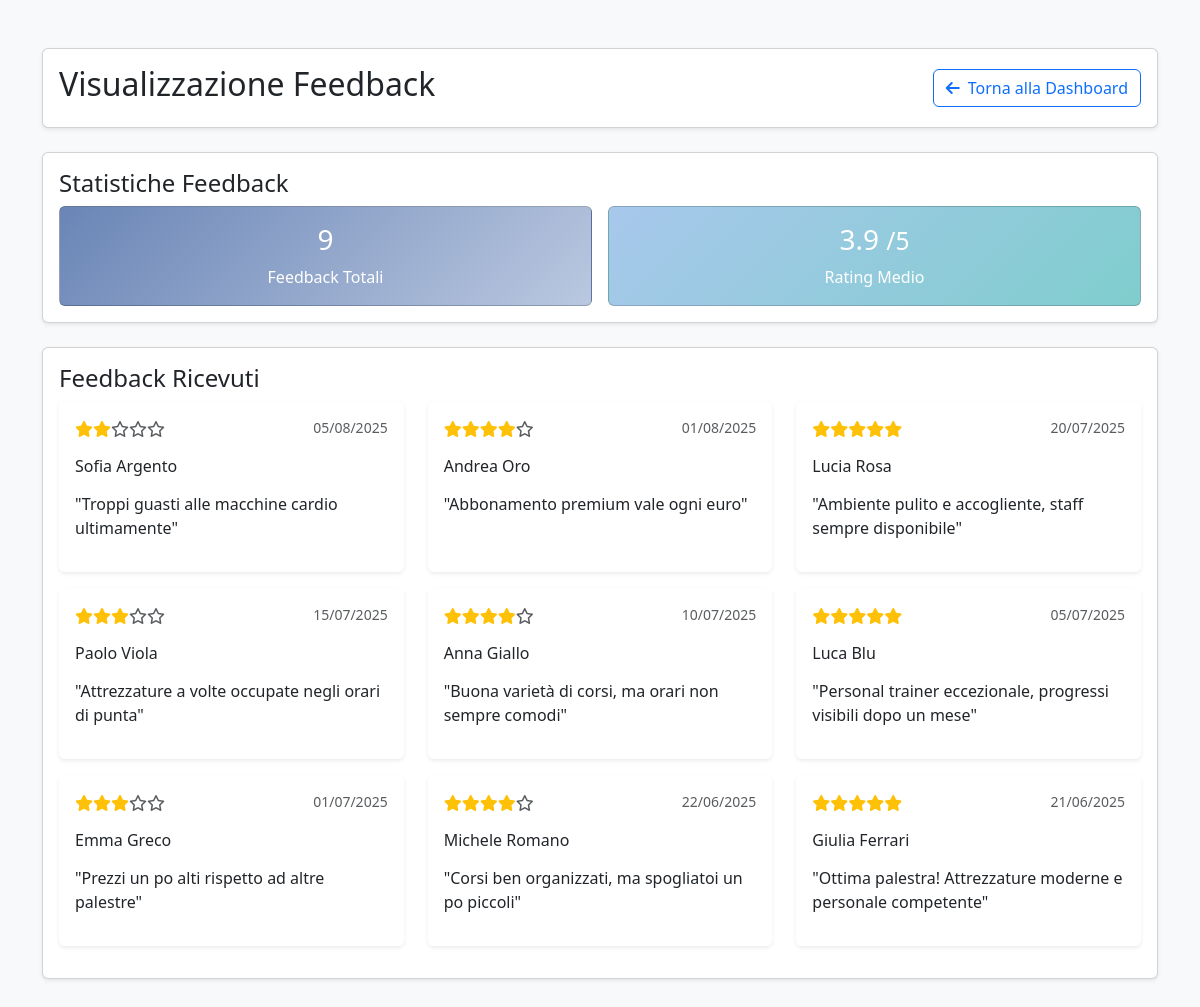
The app's page /feedback_view.php (signed in) with its own data.
### tables this page shows
CREATE TABLE FEEDBACKS (
    feedbackID INT PRIMARY KEY AUTO_INCREMENT,
    date DATE NOT NULL,
    rating INT CHECK (rating >= 1 AND rating <= 5),
    comment TEXT,
    customerID INT NOT NULL,
    FOREIGN KEY (customerID) REFERENCES USERS(userID) ON DELETE CASCADE
);

CREATE TABLE USERS (
    userID INT PRIMARY KEY AUTO_INCREMENT,
    email VARCHAR(255) UNIQUE NOT NULL,
    password VARCHAR(255) NOT NULL,
    userName VARCHAR(100) NOT NULL,
    firstName VARCHAR(100) NOT NULL,
    lastName VARCHAR(100) NOT NULL,
    birthDate DATE,
    gender ENUM('M', 'F', 'Other'),
    phoneNumber VARCHAR(20),
    role ENUM('customer', 'trainer', 'admin') DEFAULT 'customer'
);

### feedback_view.php (the view, shortened to what this page needs)
<?php
require_once 'config.php';
$stmt = $conn->prepare("
    SELECT f.feedbackID, f.date, f.rating, f.comment,
           u.firstName, u.lastName
    FROM FEEDBACKS f
    JOIN USERS u ON f.customerID = u.userID
    ORDER BY f.date DESC
");
$stmt->execute();
$feedbacks = $stmt->get_result()->fetch_all(MYSQLI_ASSOC);
function getFeedbackStats($conn) {
    $stmt = $conn->prepare("SELECT COUNT(*) as total FROM FEEDBACKS");
    $stmt->execute();
    $totalFeedbacks = $stmt->get_result()->fetch_assoc()['total'];
    $stmt = $conn->prepare("SELECT AVG(rating) as avg_rating FROM FEEDBACKS WHERE rating IS NOT NULL");
    $stmt->execute();
    $avgRating = round($stmt->get_result()->fetch_assoc()['avg_rating'], 1);
    return [
        'totalFeedbacks' => $totalFeedbacks,
        'avgRating' => $avgRating ?: 0
    ];
}
$stats = getFeedbackStats($conn);
?>
<!DOCTYPE html>
<html lang="it">
<head>
    <link href="https://cdnjs.cloudflare.com/ajax/libs/bootstrap/5.3.0/css/bootstrap.min.css" rel="stylesheet" />
    <link href="https://cdnjs.cloudflare.com/ajax/libs/font-awesome/6.0.0/css/all.min.css" rel="stylesheet" />
</head>
<body class="bg-light">
<div class="container py-5">
    <div class="card shadow-sm mb-4">
        <div class="card-body">
            <div class="d-flex justify-content-between align-items-center">
                <h2>Visualizzazione Feedback</h2>
                <a href="dashboard.php" class="btn btn-outline-primary">
                    <i class="fas fa-arrow-left me-2"></i>Torna alla Dashboard
                </a>
            </div>
        </div>
    </div>
    <div class="card mb-4 shadow-sm">
        <div class="card-body">
            <h4>Statistiche Feedback</h4>
            <div class="row g-3">
                <div class="col-md-6">
                    <div class="card text-white h-100" style="background: linear-gradient(135deg, #6a85b6 0%, #bac8e0 100%);">
                        <div class="card-body text-center d-flex flex-column justify-content-center">
                            <h3><?= $stats['totalFeedbacks'] ?></h3>
                            <p class="mb-0">Feedback Totali</p>
                        </div>
                    </div>
                </div>
                <div class="col-md-6">
                    <div class="card text-white h-100" style="background: linear-gradient(135deg, #a8c8ec 0%, #7fcdcd 100%);">
                        <div class="card-body text-center d-flex flex-column justify-content-center">
                            <h3><?= $stats['avgRating'] ?> <small>/5</small></h3>
                            <p class="mb-0">Rating Medio</p>
                        </div>
                    </div>
                </div>
            </div>
        </div>
    </div>
    <div class="card shadow-sm mb-4">
        <div class="card-body">
            <h4>Feedback Ricevuti</h4>
            <?php if (!empty($feedbacks)): ?>
                <div class="row">
                    <?php foreach($feedbacks as $feedback): ?>
                    <div class="col-md-6 col-lg-4 mb-3">
                        <div class="card h-100 border-0 shadow-sm">
                            <div class="card-body">
                                <div class="d-flex justify-content-between align-items-start mb-3">
                                    <div>
                                        <?php if ($feedback['rating']): ?>
                                            <?= generateStars($feedback['rating']) ?>
                                        <?php endif; ?>
                                    </div>
                                    <small class="text-muted"><?= date('d/m/Y', strtotime($feedback['date'])) ?></small>
                                </div>
                                <h6 class="card-title mb-3">
                                    <?= htmlspecialchars($feedback['firstName'] . ' ' . $feedback['lastName']) ?>
                                </h6>
                                <?php if ($feedback['comment']): ?>
                                    <p class="card-text mb-3">
                                        "<?= htmlspecialchars($feedback['comment']) ?>"
                                    </p>
                                <?php endif; ?>
                            </div>
                        </div>
                    </div>
                    <?php endforeach; ?>
                </div>
            <?php else: ?>
                <div class="text-center py-5">
                    <h5 class="text-muted">Nessun feedback ricevuto</h5>
                </div>
            <?php endif; ?>
        </div>
    </div>
</div>
</body>
</html>

### config.php (shortened to what this page needs)
<?php
    function generateStars($rating) {
        $stars = '';
        for ($i = 1; $i <= 5; $i++) {
            if ($i <= $rating) {
                $stars .= '<i class="fas fa-star text-warning"></i>';
            } else {
                $stars .= '<i class="far fa-star text-muted"></i>';
            }
        }
        return $stars;
    }
?>

### records on screen
feedbacks: rating 2 (drawn), date "05/08/2025", customerID.lastName "Sofia Argento", comment "Troppi guasti alle macchine cardio ultimamente"
feedbacks: rating 4 (drawn), date "01/08/2025", customerID.lastName "Andrea Oro", comment "Abbonamento premium vale ogni euro"
feedbacks: rating 5 (drawn), date "20/07/2025", customerID.lastName "Lucia Rosa", comment "Ambiente pulito e accogliente, staff sempre disponibile"
feedbacks: rating 3 (drawn), date "15/07/2025", customerID.lastName "Paolo Viola", comment "Attrezzature a volte occupate negli orari di punta"
feedbacks: rating 4 (drawn), date "10/07/2025", customerID.lastName "Anna Giallo", comment "Buona varietà di corsi, ma orari non sempre comodi"
feedbacks: rating 5 (drawn), date "05/07/2025", customerID.lastName "Luca Blu", comment "Personal trainer eccezionale, progressi visibili dopo un mese"
feedbacks: rating 3 (drawn), date "01/07/2025", customerID.lastName "Emma Greco", comment "Prezzi un po alti rispetto ad altre palestre"
feedbacks: rating 4 (drawn), date "22/06/2025", customerID.lastName "Michele Romano", comment "Corsi ben organizzati, ma spogliatoi un po piccoli"
feedbacks: rating 5 (drawn), date "21/06/2025", customerID.lastName "Giulia Ferrari", comment "Ottima palestra! Attrezzature moderne e personale competente"

### other values on screen
$stats['totalFeedbacks'] "9"
$stats['avgRating'] "3.9"
